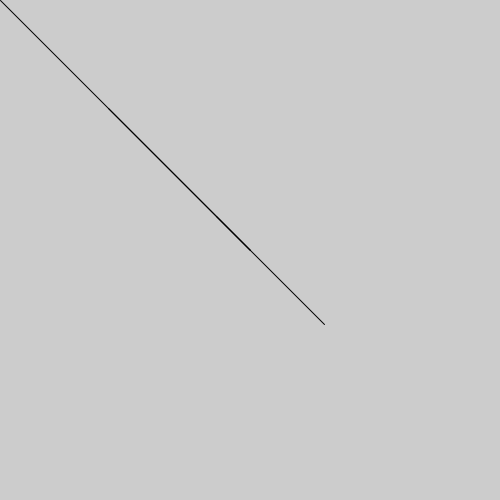
Frame 1 (no input)
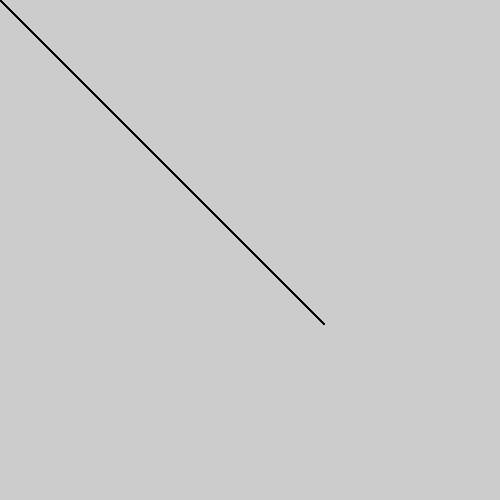
Frame 60 (the mouse pressed at the canvas centre just before this capture)
Frame 120 (the mouse held since frame 60 and released just before this capture): identical to frame 60, image omitted

The Processing sketch that drew these frames (run headless with seeded random() and noise(); from frame 60 on, the mouse is pressed at the canvas centre):

// Processing sketch: Drawmirror
// ── Drawmirror.pde
int rep=3;
void setup(){
  size(500,500);
}

void draw(){
  for(int i=0;i<=rep;i++){
  line(width/2,height/2, i*rep*36,i*rep*36);
  }
}

void mouseDragged(){
  
}
